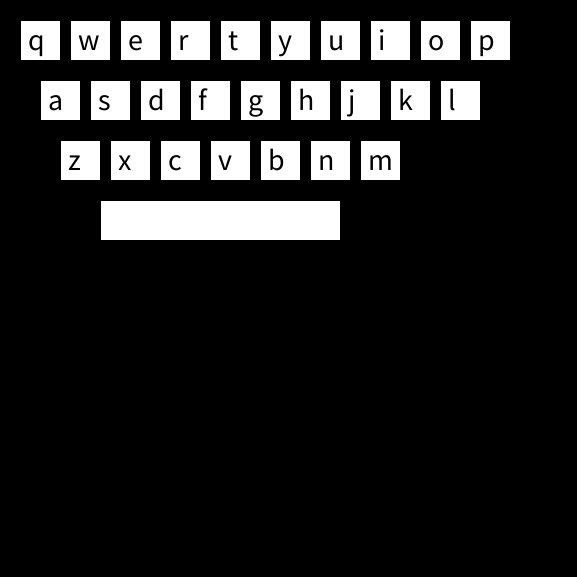
Frame 1 (no input)
Frame 60 (the mouse pressed at the canvas centre just before this capture): identical to frame 1, image omitted
Frame 120 (the mouse held since frame 60 and released just before this capture): identical to frame 1, image omitted

The Processing sketch that drew this single still picture (run headless with seeded random() and noise(); from frame 60 on, the mouse is pressed at the canvas centre):

// Processing sketch: Idea1_V0_1
// ── Idea1_V0_1.pde
char[] chars = {'q','w','e','r','t','y','u','i','o','p','a','s','d','f','g','h','j','k','l','z','x','c','v','b','n','m',' '};
//char[] chars = {'Q','W','E','R','T','Y','U','I','O','P','A','S','D','F','G','H','J','K','L','Z','X','C','V','B','N','M',' '}; //incase we want to test the upper case keyboard
Button[] touches = new Button[chars.length];

int charVal = 97;
int xpos = 20;
int ypos = 20;
int keySize = 40;
String lastPress;
int enlargeFactor = 2; //change this to adjust the enlargment of design
int sVal = 1; //variable to store the current enlarge factor
int tranX = 0; //x coordinate shift amount
int tranY = 0; //y coordinate shift amount

void setup(){
  size(577,577);
  //set position of each key
  for (int i = 0; i < chars.length; i++) { 
    //chars[i] = char(charVal);
    charVal++;
     if (i==10 ){
      ypos += keySize+20;
      xpos = 40;
     }
     if (i==19 ){
      ypos += keySize+20;
      xpos = 60;
     }
     if (i==26 ){
      ypos += keySize+20;
      xpos = 100;
     }
    touches[i] = new Button(chars[i], xpos, ypos);
    xpos += 50;
  }
}

void draw(){
  
  background(0);
  pushMatrix();
  scale(sVal);//zoom in or out accordingly to the sVal value
  translate(tranX, tranY); //move the clicked point to the center of screen after zoom in
  for (int i = 0; i < touches.length; i++){
    touches[i].display(i);
  }
  popMatrix();
}

void mouseReleased(){
//zoom out after click the key
  if (sVal != 1){
   for (int i = 0; i < touches.length; i++){
   lastPress = touches[i].keyCheck(mouseX, mouseY,i);
   }
   tranX = 0;
   tranY = 0;
   sVal = 1;
   //println(lastPress); //prints "null"
   
 }
//zoom in when screen with full keyboard clicked
 else{
   sVal = enlargeFactor;
   tranX = -(mouseX - 577/(2*sVal)); 
   tranY = -(mouseY - 577/(2*sVal));
   //tranX = -mouseX*((sVal-1)/sVal);
   //tranY = -mouseY*((sVal-1)/sVal);
 }
}

class Button {

  String charString;
  int x;
  int y;

  Button(char keyVal, int x, int y){
    charString = Character.toString(char(keyVal));
    this.x = x;
    this.y = y;
  }

  void display(int i){
    if (i != 26){
    fill(255);
    rect(x,y,keySize,keySize);
    fill(0);
    textSize(30);
    text(charString,x+0.2*keySize,y+0.75*keySize);
    }
    else {
    fill(255);
    rect(x,y,6*keySize,keySize);
    fill(0);
    text(charString,x+0.3*keySize,y+0.7*keySize);
    }
  }

  String keyCheck(int Xmouse, int Ymouse, int i){
    //check if a-z key pressed
    if(Xmouse > (x+tranX)*sVal && Xmouse < (x+tranX+keySize)*sVal && Ymouse > (y+tranY)*sVal && Ymouse < (y+tranY+keySize)*sVal && i!=26){
      println(charString); 
      return charString;
    } 
    //check if space key pressed
    else if(Xmouse > x*sVal+tranX*sVal && Xmouse < x*sVal+tranX*sVal + 6*keySize*sVal && Ymouse > y*sVal+tranY*sVal && Ymouse < y*sVal+tranY*sVal + keySize*sVal && i==26){
      println(charString); //prints relevant char
      return charString;
    }  
    else {
    return null;
    }
  }
}
